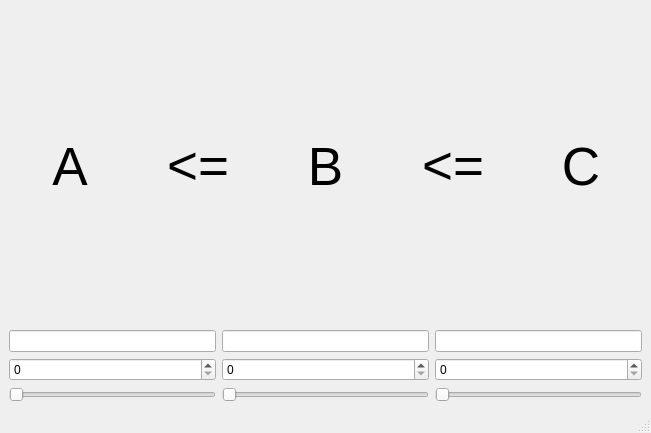
<?xml version="1.0" encoding="UTF-8"?>
<ui version="4.0">
 <class>MainWindow</class>
 <widget class="QMainWindow" name="MainWindow">
  <property name="geometry">
   <rect>
    <x>0</x>
    <y>0</y>
    <width>651</width>
    <height>433</height>
   </rect>
  </property>
  <property name="windowTitle">
   <string>MainWindow</string>
  </property>
  <widget class="QWidget" name="centralwidget">
   <layout class="QGridLayout" name="gridLayout">
    <item row="0" column="0" colspan="3">
     <layout class="QHBoxLayout" name="horizontalLayout">
      <item>
       <widget class="QLabel" name="label">
        <property name="font">
         <font>
          <pointsize>40</pointsize>
         </font>
        </property>
        <property name="text">
         <string>A</string>
        </property>
        <property name="alignment">
         <set>Qt::AlignCenter</set>
        </property>
       </widget>
      </item>
      <item>
       <widget class="QLabel" name="label_2">
        <property name="font">
         <font>
          <pointsize>40</pointsize>
         </font>
        </property>
        <property name="text">
         <string>&lt;=</string>
        </property>
        <property name="alignment">
         <set>Qt::AlignCenter</set>
        </property>
       </widget>
      </item>
      <item>
       <widget class="QLabel" name="label_3">
        <property name="font">
         <font>
          <pointsize>40</pointsize>
         </font>
        </property>
        <property name="text">
         <string>B</string>
        </property>
        <property name="alignment">
         <set>Qt::AlignCenter</set>
        </property>
       </widget>
      </item>
      <item>
       <widget class="QLabel" name="label_4">
        <property name="font">
         <font>
          <pointsize>40</pointsize>
         </font>
        </property>
        <property name="text">
         <string>&lt;=</string>
        </property>
        <property name="alignment">
         <set>Qt::AlignCenter</set>
        </property>
       </widget>
      </item>
      <item>
       <widget class="QLabel" name="label_5">
        <property name="font">
         <font>
          <pointsize>40</pointsize>
         </font>
        </property>
        <property name="text">
         <string>C</string>
        </property>
        <property name="alignment">
         <set>Qt::AlignCenter</set>
        </property>
       </widget>
      </item>
     </layout>
    </item>
    <item row="1" column="0">
     <layout class="QVBoxLayout" name="verticalLayout_A">
      <item>
       <widget class="QLineEdit" name="lineEdit_A"/>
      </item>
      <item>
       <widget class="QSpinBox" name="spinBox_A"/>
      </item>
      <item>
       <widget class="QSlider" name="horizontalSlider_A">
        <property name="orientation">
         <enum>Qt::Horizontal</enum>
        </property>
       </widget>
      </item>
     </layout>
    </item>
    <item row="1" column="1">
     <layout class="QVBoxLayout" name="verticalLayout_B">
      <item>
       <widget class="QLineEdit" name="lineEdit_B"/>
      </item>
      <item>
       <widget class="QSpinBox" name="spinBox_B"/>
      </item>
      <item>
       <widget class="QSlider" name="horizontalSlider_B">
        <property name="orientation">
         <enum>Qt::Horizontal</enum>
        </property>
       </widget>
      </item>
     </layout>
    </item>
    <item row="1" column="2">
     <layout class="QVBoxLayout" name="verticalLayout_C">
      <item>
       <widget class="QLineEdit" name="lineEdit_C"/>
      </item>
      <item>
       <widget class="QSpinBox" name="spinBox_C"/>
      </item>
      <item>
       <widget class="QSlider" name="horizontalSlider_C">
        <property name="orientation">
         <enum>Qt::Horizontal</enum>
        </property>
       </widget>
      </item>
     </layout>
    </item>
   </layout>
  </widget>
  <widget class="QMenuBar" name="menubar">
   <property name="geometry">
    <rect>
     <x>0</x>
     <y>0</y>
     <width>651</width>
     <height>21</height>
    </rect>
   </property>
  </widget>
  <widget class="QStatusBar" name="statusbar"/>
 </widget>
 <resources/>
 <connections/>
</ui>
